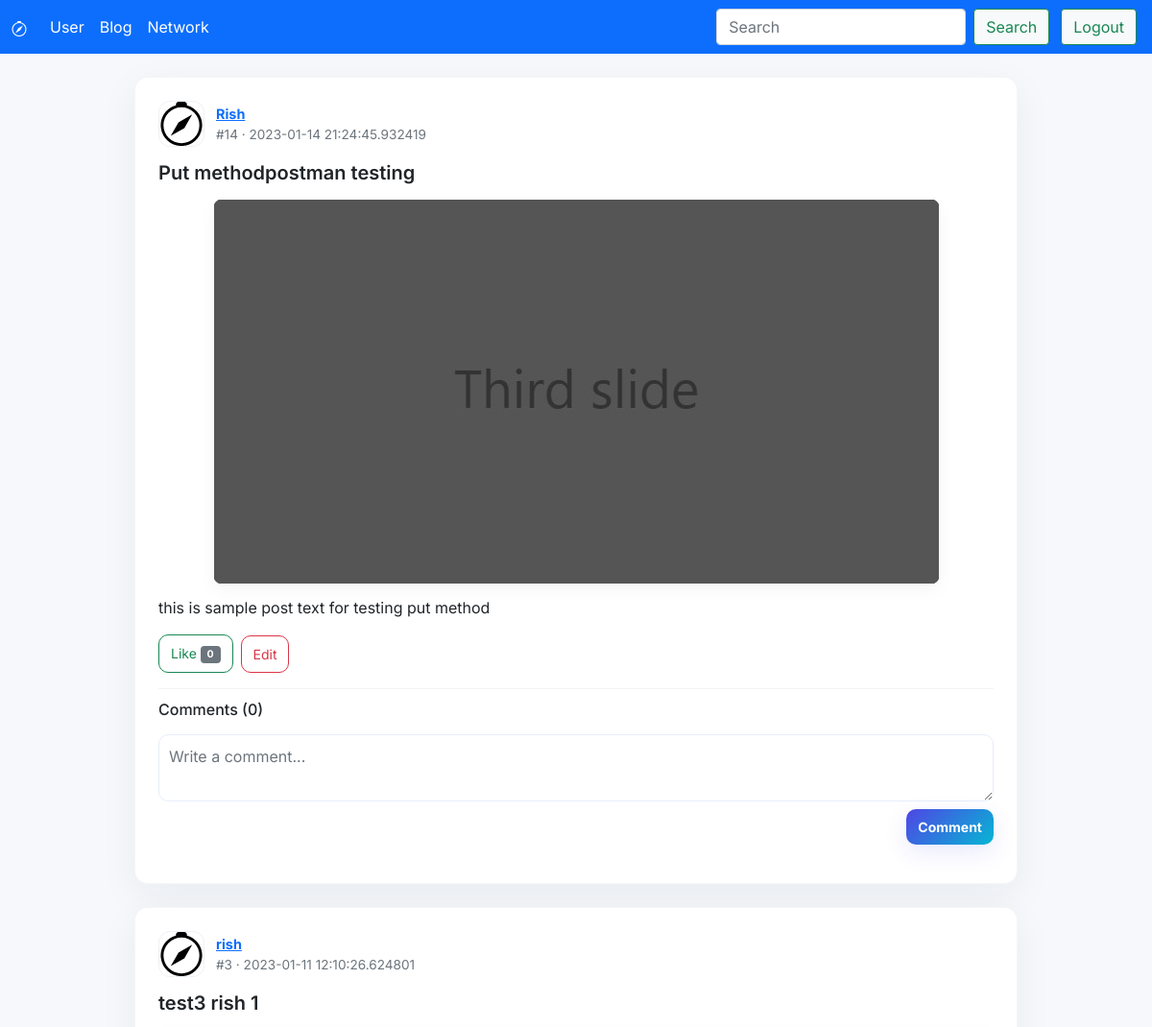
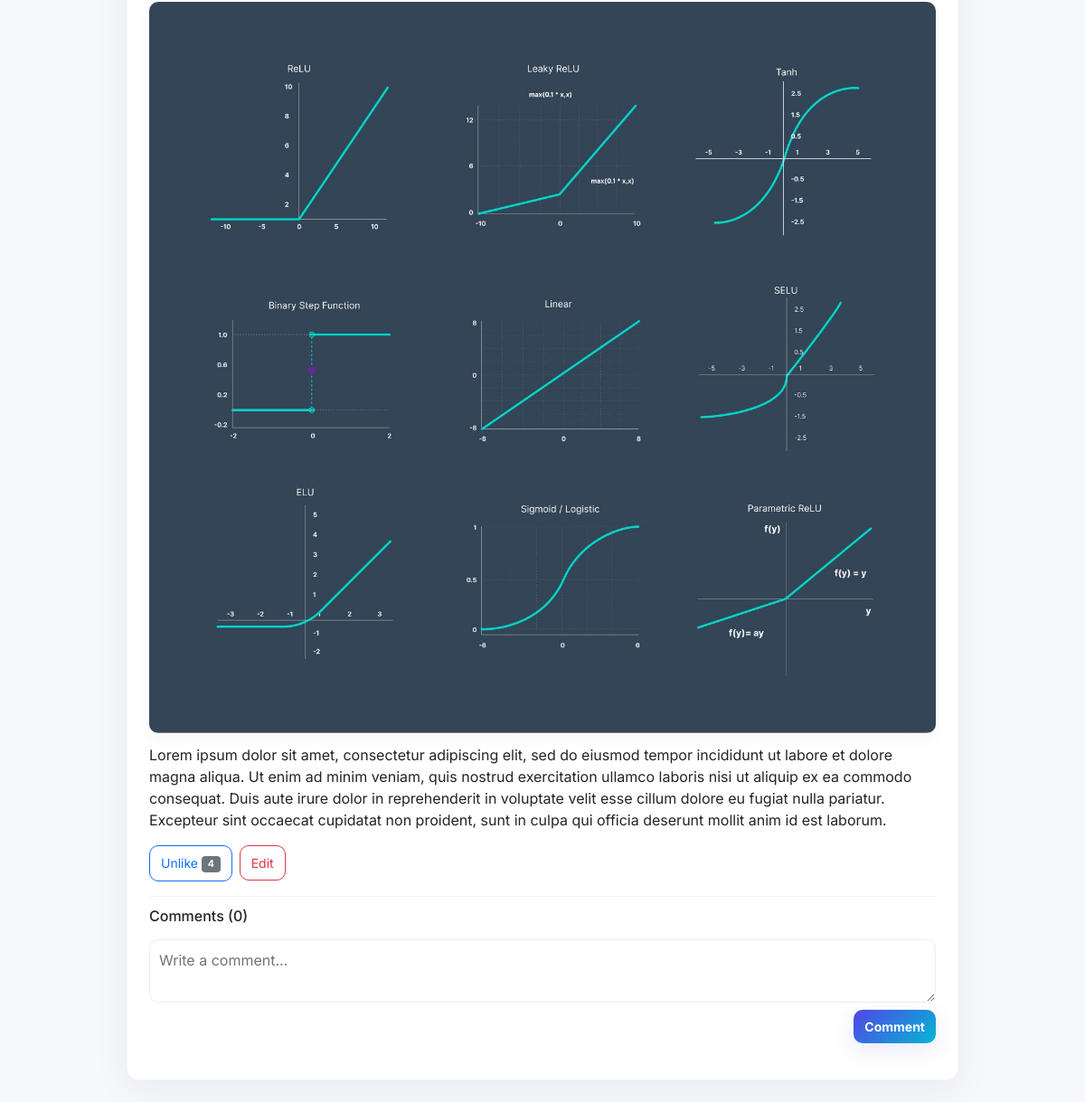
/blog/3 (signed in), run on the app's committed database (2 pictures, top to bottom).
### model.py (models this page shows)
class Post(db.Model):
    __tablename__ = 'post'
    id = db.Column(db.Integer,   db.ForeignKey("user.id"), nullable=False)
    post_id = db.Column(db.Integer, primary_key = True,  nullable=False)
    title = db.Column(db.String)
    post = db.Column(db.String)
    name = db.Column(db.String,   db.ForeignKey("user.name"), nullable=False)
    image = db.Column(db.String)
    time = db.Column(db.DateTime, nullable=False, default=datetime.utcnow)
    comments = db.relationship('Comment', backref='post_parent', lazy='dynamic', cascade='all, delete-orphan')

### controller.py (the view, shortened to what this page needs)
@app.route('/blog/<int:id>')
def blog(id):
    if 'user_id' in session:
        if session['user_id'] == id:
            print(session['user_id'])
            userid = session['user_id']
            list_of_post = Post.query.filter_by(id=userid)
            post_list = [i for i in list_of_post[::-1]]
            delete = True
            n = len(post_list)
            likes_list = []
            user_like = []
            for post in post_list:
                _like = Like.query.filter_by(post_id=post.post_id)
                likes_list = likes_list + [len([i for i in _like])]
                user_like = user_like + [ True if userid in [i.user_id for i in _like] else False ]
            post_tuple = [(post_list[i], likes_list[i], user_like[i]) for i in range(n)]
            if post_tuple != []:
                post_tuple = post_tuple
            else:
                post_tuple = None
            return render_template("blog.html", userid=userid, posts=post_tuple, delete=delete)
    else:
        return redirect('/sign-in')

### templates/blog.html (shortened to what this page needs)
{% extends "base.html" %}
  {% block main %}
  {% if posts %}
    {% for post, like, user_like in posts %}
      <div class="container-lg px-4 py-4 post_border my-4">
        <div class="mb-3">
          <div class="post-header">
            <img src="{{ url_for('static', filename='compass.svg') }}" alt="avatar" class="avatar">
            <div class="meta">
              <div><strong><a href="/{{post.id}}">{{post.name}}</a></strong></div>
              <div class="text-muted" style="font-size:0.85rem">#{{post.post_id}} · {{post.time}}</div>
            </div>
          </div>
          <div class="post-title">{{ post.title }}</div>
          {% if post.image %}
            <img src="{{ url_for('static', filename=post.image) }}" alt="post image" class="post-image">
          {% endif %}
          <div class="post-content">{{ post.post }}</div>
          <div class="post-actions mt-3 d-flex align-items-center gap-2">
            {% if user_like %}
              <a class="btn btn-sm btn-outline-primary" href="/unlike-action/{{post.post_id}}">Unlike <span class="badge bg-secondary">{{ like }}</span></a>
            {% else %}
              <a class="btn btn-sm btn-outline-success" href="/like-action/{{post.post_id}}">Like <span class="badge bg-secondary">{{ like }}</span></a>
            {% endif %}
            {% if delete %}
              <a class="btn btn-sm btn-outline-danger" href="/edit-post/{{post.post_id}}">Edit</a>
            {% endif %}
          </div>
          <div class="comments mt-3">
            <div class="d-flex justify-content-between align-items-center">
              <h6 class="mb-0">Comments ({{ post.comments.count() }})</h6>
            </div>
            {% if userid %}
              <form method="POST" action="/comment/{{ post.post_id }}" class="mt-3 comment-form">
                <div class="mb-2">
                  <textarea class="form-control" name="comment" rows="2" placeholder="Write a comment..." required></textarea>
                </div>
                <div class="d-flex justify-content-end">
                  <button class="btn btn-sm btn-primary" type="submit">Comment</button>
                </div>
              </form>
            {% endif %}
          </div>
        </div>
      </div>
    {% endfor %}
  {% else %}
      <div class="container-lg px-4 py-4 post_border my-4">
      <div class="mb-3">
      <center><h2>No! Blogs Yet!</h2></center>
      </div>
      </div>
  {% endif %}
  {% endblock %}

### templates/base.html (shortened to what this page needs)
<!doctype html>
<html lang="en">
  <head>
    <link href="https://cdn.jsdelivr.net/npm/bootstrap@5.0.2/dist/css/bootstrap.min.css" rel="stylesheet">
  <link rel="stylesheet" type="text/css" href="{{ url_for('static', filename='index.css') }}">
  </head>
  <body>
    <nav class="navbar navbar-expand-lg navbar-dark bg-primary">
        <div class="container-fluid">
          <a class="navbar-brand" href="/">
            </a>
          <div class="collapse navbar-collapse" id="navbarSupportedContent">
            <ul class="navbar-nav me-auto mb-2 mb-lg-0">
              <li class="nav-item">
                <a class="nav-link active" aria-current="page" href="/{{userid}}">User</a>
              </li>
              <li class="nav-item">
                <a class="nav-link active" href="/blog/{{userid}}">Blog</a>
              </li>
              <li class="nav-item">
                <a class="nav-link active" href="/follow/{{userid}}">Network</a>
              </li>
            </ul>
            <form class="d-flex mx-2" action="/search" method="POST">
              <input class="form-control me-2" type="text" placeholder="Search" aria-label="Search" name="search" required>
              <button class="btn btn-light btn-outline-success" type="submit">Search</button>
            </form>
            <form class="d-flex mx-1">
                <a href="/logout" class="btn btn-light btn-outline-success" type="submit">Logout</a>
            </form>
          </div>
        </div>
      </nav>
      {% block main %}{% endblock %}
  </body>
</html>

### static/index.css (style rules this page uses)
.post_border { border: 1px solid rgba(16,24,40,0.04); border-radius: 14px; background-color: #ffffff; box-shadow: 0 12px 40px rgba(18, 38, 63, 0.06); padding: 20px; }
:root { --muted: #6b7280; --primary-500: #2563eb; --primary-600: #1e40af; --accent-gradient: linear-gradient(135deg,#4f46e5 0%,#06b6d4 100%); }
body { font-family: 'Inter', system-ui, -apple-system, 'Segoe UI', Roboto, 'Helvetica Neue', Arial; background:#f6f8fb; }
.post-header { display: flex; gap: 12px; align-items: center; margin-bottom: 8px; }
.post-header .avatar { width: 48px; height: 48px; border-radius: 12px; object-fit: cover; border: 1px solid #eef1f6; }
.post_border { max-width: 920px; margin-left: auto; margin-right: auto; transition: box-shadow .18s ease, transform .12s ease; }
.post-header .meta { font-size: 0.9rem; color: #495057; }
.post-title { font-size: 1.25rem; font-weight: 600; margin: 12px 0; }
.post-content { font-size: 1rem; line-height: 1.5; color: #212529; }
.post-image { max-width: 100%; height: auto; border-radius: 10px; display: block; margin: 12px auto; box-shadow: 0 6px 18px rgba(18,38,63,0.04); }
.post-actions { display: flex; gap: 8px; align-items: center; }
.post-actions .btn { border-radius: 10px; padding: 8px 12px; }
.btn-primary { border-radius: 10px; padding: 8px 12px; font-weight: 700; background: var(--accent-gradient); border: none; color: #fff; box-shadow: 0 8px 24px rgba(79,70,229,0.12); }
.comments { border-top: 1px solid #f1f3f5; padding-top: 12px; }
.comment-form textarea { resize: vertical; min-height: 64px; border-radius: 10px; border:1px solid #e6eefc; padding:10px }

### data on the page
Post: name "Rish", post_id "14", time "2023-01-14 21:24:45.932419", title "Put methodpostman testing", image (picture), post "this is sample post text for testing put method", like "0", comments.count "0"
Post: name "rish", post_id "3", time "2023-01-11 12:10:26.624801", title "test3 rish 1", image (picture), post "Lorem ipsum dolor sit amet, consectetur adipiscing elit, sed do eiusmod tempor incididunt ut labore et dolore magna aliqua. Ut enim ad minim veniam, quis nostrud exercitation ullamco laboris nisi ut aliquip ex ea commodo consequat. Duis aute irure dolor in reprehenderit in voluptate velit esse cillum dolore eu fugiat nulla pariatur. Excepteur sint occaecat cupidatat non proident, sunt in culpa qui officia deserunt mollit anim id est laborum.", like "4", comments.count "0"
